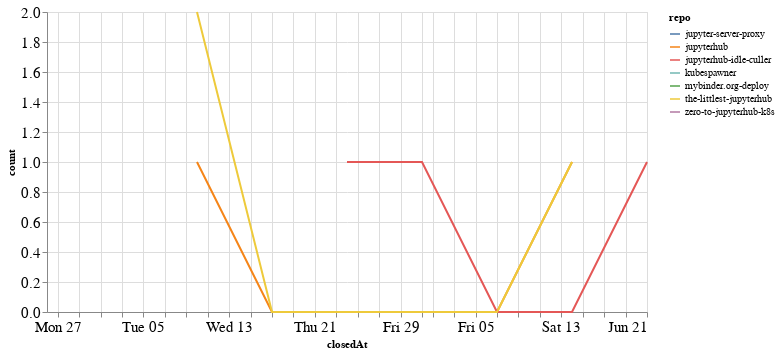

The notebook cell saved with this chart:
### Code cell
closed_by_time = closed_by.groupby('repo').resample('W', on='closedAt').count()['author'].reset_index()
closed_by_time = closed_by_time.rename(columns={'author': 'count'})

alt.Chart(closed_by_time, width=600).mark_line().encode(
    x='closedAt',
    y='count',
    color='repo',
    tooltip="repo"
)

### Figure 1 — Vega-Lite specification as saved in the notebook (floating-point values rounded to 4 significant figures)
{"config": {"axisLeft": {"labelFontSize": 15}, "axisBottom": {"labelFontSize": 15}}, "data": {"name": "data-a8512ae765aa3733f50e919369195ef0"}, "mark": "line", "encoding": {"color": {"type": "nominal", "field": "repo"}, "tooltip": {"type": "nominal", "field": "repo"}, "x": {"type": "temporal", "field": "closedAt"}, "y": {"type": "quantitative", "field": "count"}}, "width": 600, "$schema": "https://vega.github.io/schema/vega-lite/v4.8.1.json", "datasets": {"data-a8512ae765aa3733f50e919369195ef0": [{"repo": "jupyter-server-proxy", "closedAt": "2020-04-26T00:00:00", "count": 1}, {"repo": "jupyterhub", "closedAt": "2020-05-10T00:00:00", "count": 1}, {"repo": "jupyterhub", "closedAt": "2020-05-17T00:00:00", "count": 0}, {"repo": "jupyterhub", "closedAt": "2020-05-24T00:00:00", "count": 0}, {"repo": "jupyterhub", "closedAt": "2020-05-31T00:00:00", "count": 0}, {"repo": "jupyterhub", "closedAt": "2020-06-07T00:00:00", "count": 0}, {"repo": "jupyterhub", "closedAt": "2020-06-14T00:00:00", "count": 1}, {"repo": "jupyterhub-idle-culler", "closedAt": "2020-05-24T00:00:00", "count": 1}, {"repo": "jupyterhub-idle-culler", "closedAt": "2020-05-31T00:00:00", "count": 1}, {"repo": "jupyterhub-idle-culler", "closedAt": "2020-06-07T00:00:00", "count": 0}, {"repo": "jupyterhub-idle-culler", "closedAt": "2020-06-14T00:00:00", "count": 0}, {"repo": "jupyterhub-idle-culler", "closedAt": "2020-06-21T00:00:00", "count": 1}, {"repo": "kubespawner", "closedAt": "2020-05-03T00:00:00", "count": 1}, {"repo": "mybinder.org-deploy", "closedAt": "2020-05-24T00:00:00", "count": 2}, {"repo": "the-littlest-jupyterhub", "closedAt": "2020-05-10T00:00:00", "count": 2}, {"repo": "the-littlest-jupyterhub", "closedAt": "2020-05-17T00:00:00", "count": 0}, {"repo": "the-littlest-jupyterhub", "closedAt": "2020-05-24T00:00:00", "count": 0}, {"repo": "the-littlest-jupyterhub", "closedAt": "2020-05-31T00:00:00", "count": 0}, {"repo": "the-littlest-jupyterhub", "closedAt": "2020-06-07T00:00:00", "count": 0}, {"repo": "the-littlest-jupyterhub", "closedAt": "2020-06-14T00:00:00", "count": 1}, {"repo": "zero-to-jupyterhub-k8s", "closedAt": "2020-05-03T00:00:00", "count": 1}]}}
